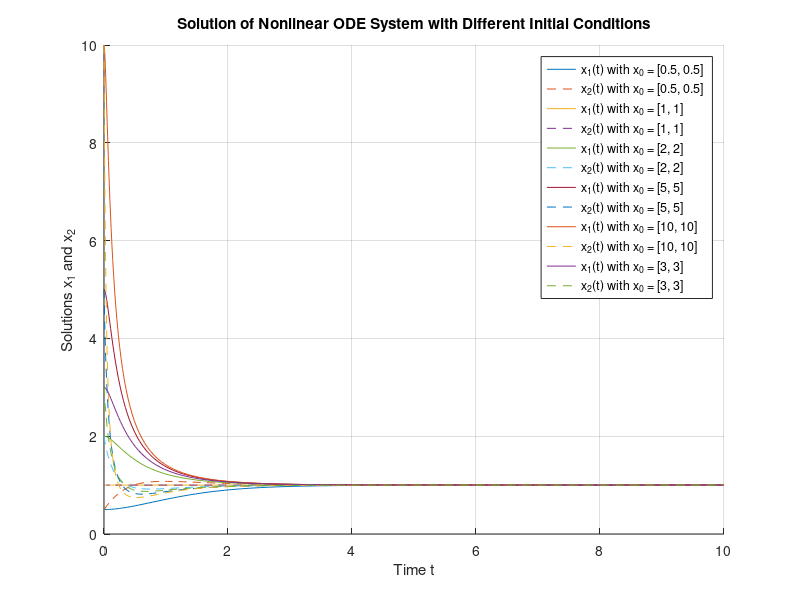

Here is the MATLAB script that generated this plot:
clc;
clear;

% 定义微分方程的右端函数
f = @(t, x) [-x(1)^2 + x(1)*x(2); -2*x(2)^2 + x(2) - x(1)*x(2) + 2];

% 多组初始条件
initial_conditions = [
    0.5, 0.5;
    1, 1;
    2, 2;
    5, 5;
    10, 10;
    3, 3;
];

% 求解时间区间
tspan = [0 10]; % 从t = 0到t = 10

% 创建图形窗口
figure;
hold on;

% 逐个初始条件求解并绘图
for i = 1:size(initial_conditions, 1)
    x0 = initial_conditions(i, :)'; % 取第i组初始条件
    
    % 使用ode45求解微分方程
    [t, x] = ode45(f, tspan, x0);
    
    % 绘制x1(t)和x2(t)
    plot(t, x(:,1), 'DisplayName', sprintf('x_1(t) with x_0 = [%g, %g]', x0(1), x0(2)));
    plot(t, x(:,2), '--', 'DisplayName', sprintf('x_2(t) with x_0 = [%g, %g]', x0(1), x0(2)));
end

% 图形格式设置
xlabel('Time t');
ylabel('Solutions x_1 and x_2');
legend('show');
grid on;
title('Solution of Nonlinear ODE System with Different Initial Conditions');
hold off;
